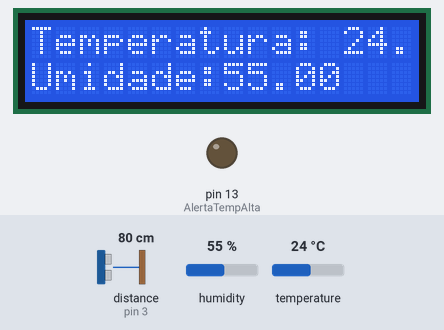
Recording of a sketch running on a simulated Arduino Uno, built with avr-gcc and run on an emulated ATmega328P. Shown: 16×2 character LCD, output pins drawn as LEDs (lit = HIGH). Wiring (inferred from the names in the program): ultrasonic range finder: trigger pin 2; echo pin 3. The test bench sets the inputs (shaded band); at power-on: temperature 24 °C, humidity 55 %, distance to the obstacle (sensor on pin 3) 80 cm. The echo pulse lasts 58.3 µs per cm; pins used as bus, display or sensor lines are not drawn; what the sketch prints to the serial monitor is not drawn.

Above: at 1.2 s.
1.3 s: temperature set to 34.3 °C
At 4.6 s:
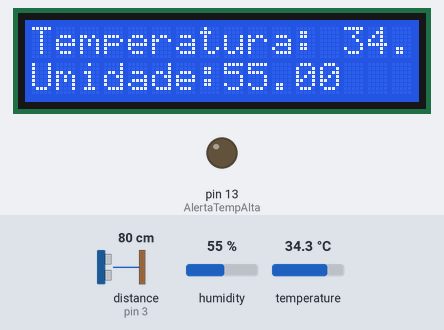
4.9 s: temperature set to 35.3 °C
At 7.3 s:
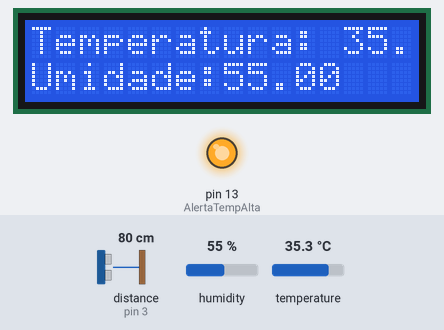
8.3 s: humidity set to 22 %
At 10.8 s:
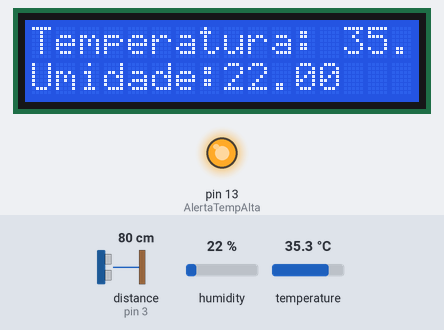
11.6 s: humidity set to 40 %
At 14.4 s:
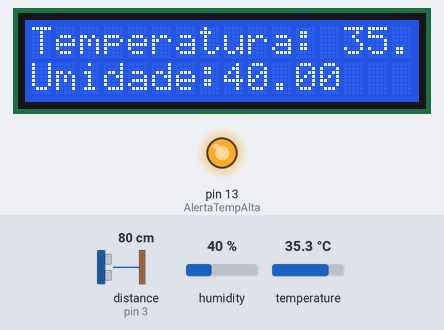
Timing chart, 0 to 15.9 s (numbered marks = the images above; inputs shaded):
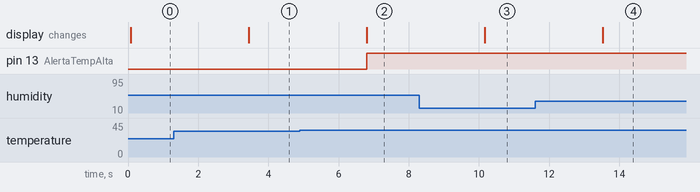

Measured:
- the behaviour switches between 34.9 and 35 °C on temperature (found by bisection; images 1 and 2)
- after the input at 1.3 s, the display: changes after 2.1 s (image 1)
- after the input at 4.9 s, pin 13 (AlertaTempAlta): LOW → HIGH after 1.9 s; the display: changes after 1.9 s (image 2)
- after the input at 8.3 s, the display: changes after 1.9 s (image 3)
- after the input at 11.6 s, the display: changes after 1.9 s (image 4)

The sketch:

sketch_sep21a.ino
```cpp
#include <ArduinoJson.h>
#include <DHT.h>
#include <LiquidCrystal.h>

#define DHTPIN 5 // Pino ao qual o sensor DHT22 está conectado
#define DHTTYPE DHT22 // Tipo do sensor DHT (DHT22 ou DHT11)

#define TRIG_PIN 2 // Pino TRIG do HC-SR04 conectado ao pino 2 do Arduino
#define ECHO_PIN 3 // Pino ECHO do HC-SR04 conectado ao pino 3 do Arduino

DHT dht(DHTPIN, DHTTYPE);

int AlertaTempBaixa = 8;
int AlertaTempAlta = 13;
int TempBaixa = 0;
int TempAlta = 35;

LiquidCrystal lcd(12, 11, 10, 9, 8, 7);

void setup() {
  pinMode(AlertaTempBaixa, OUTPUT);
  pinMode(AlertaTempAlta, OUTPUT);

  pinMode(TRIG_PIN, OUTPUT);
  pinMode(ECHO_PIN, INPUT);

  dht.begin();

  lcd.begin(16, 2); // Inicializa o LCD com 16 colunas e 2 linhas
  lcd.setCursor(0, 0);
  lcd.print("Temperatura:");
  lcd.setCursor(0, 1);
  lcd.print("Umidade:");

  // Inicializar a comunicação serial com uma taxa de 9600 bps
  Serial.begin(9600);
}

void loop() {
  float temperaturaC = dht.readTemperature();
  float umidadePercent = dht.readHumidity();

  // Medir distância com o sensor HC-SR04
  long duration;
  float distanciaCM;

  digitalWrite(TRIG_PIN, LOW);
  delayMicroseconds(2);
  digitalWrite(TRIG_PIN, HIGH);
  delayMicroseconds(10);
  digitalWrite(TRIG_PIN, LOW);

  duration = pulseIn(ECHO_PIN, HIGH);
  distanciaCM = duration / 58.2; // Converte o tempo em distância em centímetros

  // Criar um objeto JSON
  StaticJsonDocument<200> jsonDoc;
  jsonDoc["temperatura"] = temperaturaC;
  jsonDoc["umidade"] = umidadePercent;
  jsonDoc["distancia"] = distanciaCM; // Adiciona a distância medida ao JSON

  // Serializar o objeto JSON em uma string
  char jsonString[256]; // Reserva espaço para a string JSON
  serializeJson(jsonDoc, jsonString);

  // Enviar a string JSON para o Node-RED
  Serial.println(jsonString);

  // Exibir leituras no LCD
  lcd.setCursor(13, 0); // Define a posição do cursor no LCD
  lcd.print("    "); // Limpa o espaço antigo
  lcd.setCursor(13, 0);
  lcd.print(temperaturaC);

  lcd.setCursor(8, 1); // Define a posição do cursor no LCD
  lcd.print("    "); // Limpa o espaço antigo
  lcd.setCursor(8, 1);
  lcd.print(umidadePercent);

  if (temperaturaC >= TempAlta) {
    digitalWrite(AlertaTempBaixa, LOW);
    digitalWrite(AlertaTempAlta, HIGH);
  } else if (temperaturaC <= TempBaixa) {
    digitalWrite(AlertaTempBaixa, HIGH);
    digitalWrite(AlertaTempAlta, LOW);
  } else {
    digitalWrite(AlertaTempBaixa, LOW);
    digitalWrite(AlertaTempAlta, LOW);
  }

  delay(1666); // Intervalo de 5000ms (5 segundos) antes de iniciar a próxima leitura
}
```
